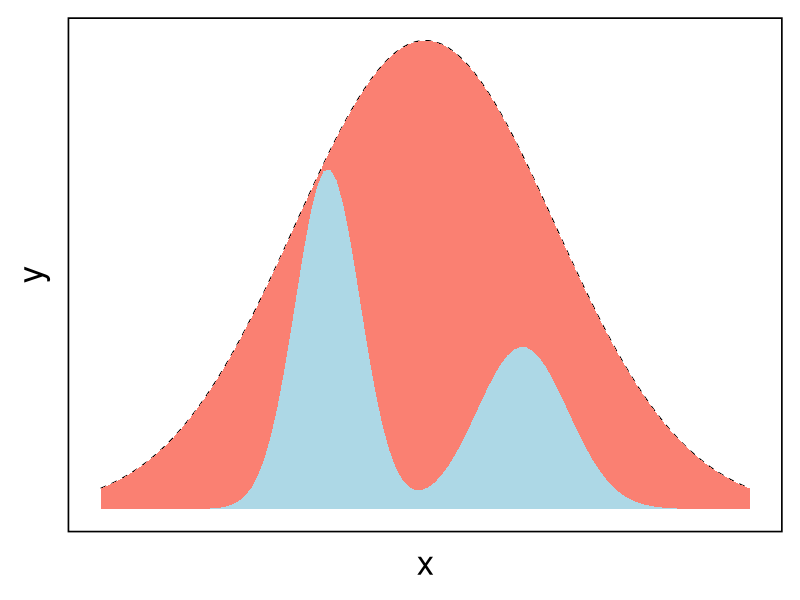
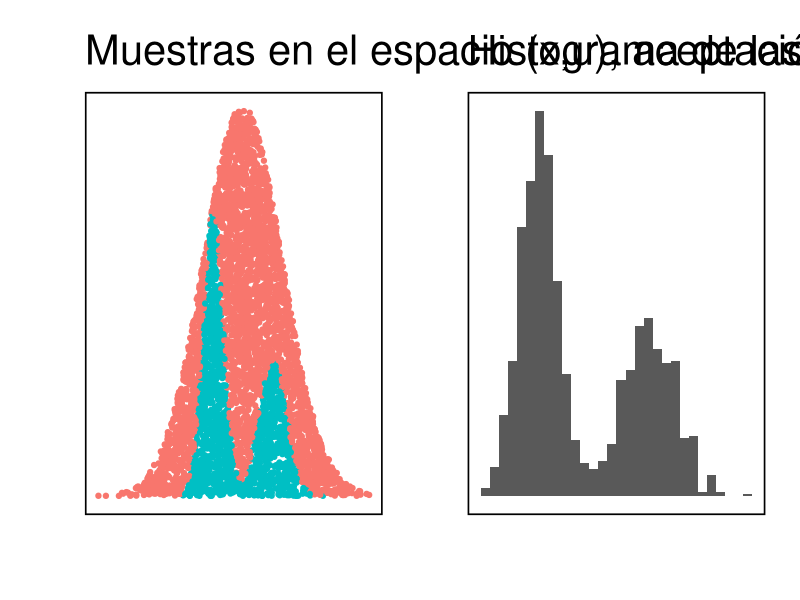
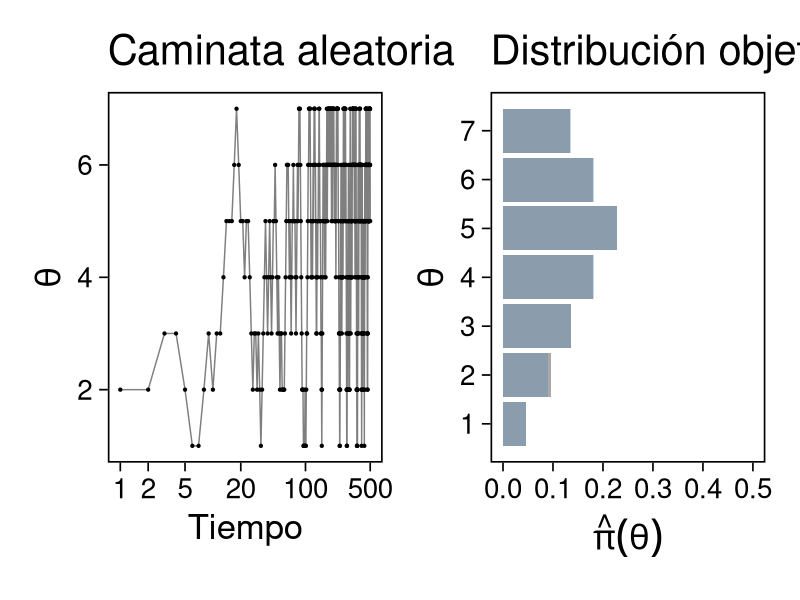
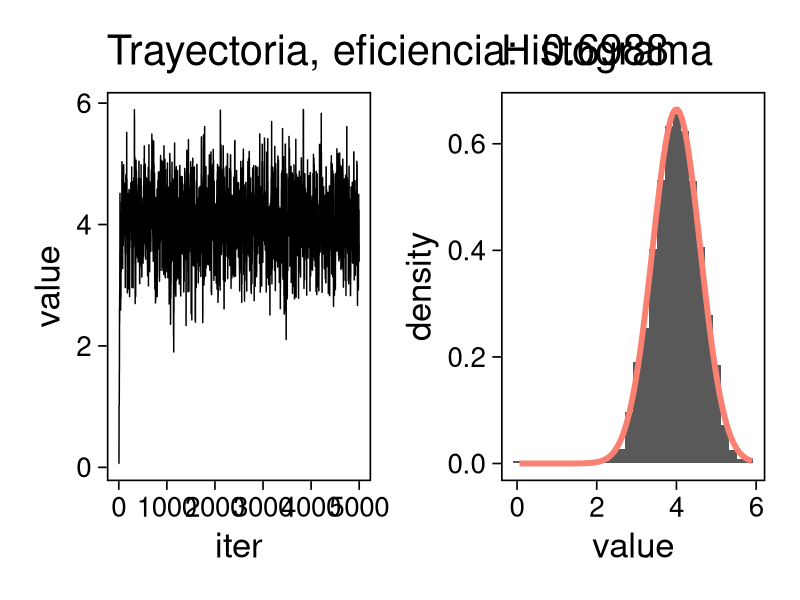
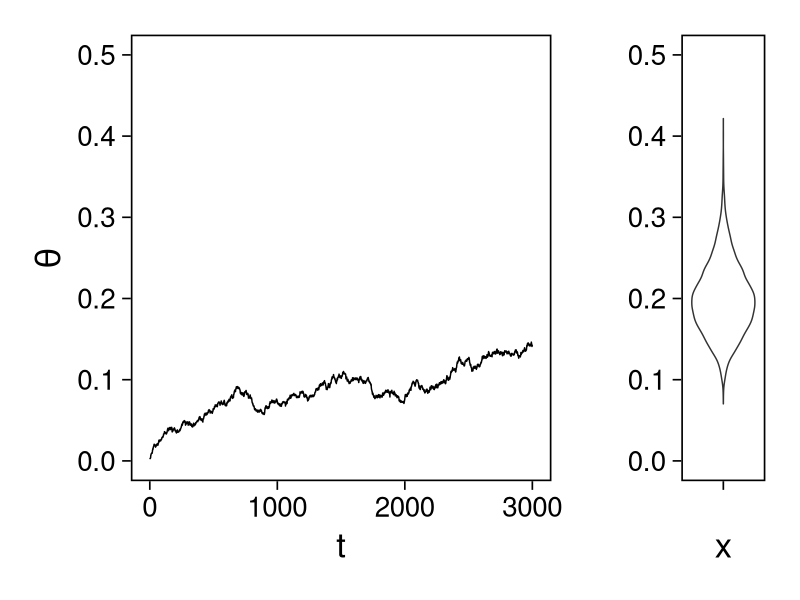
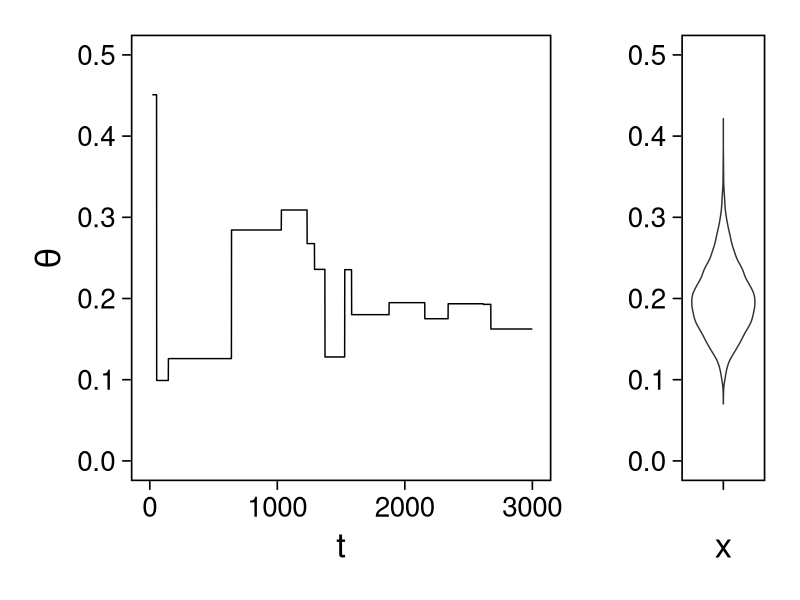
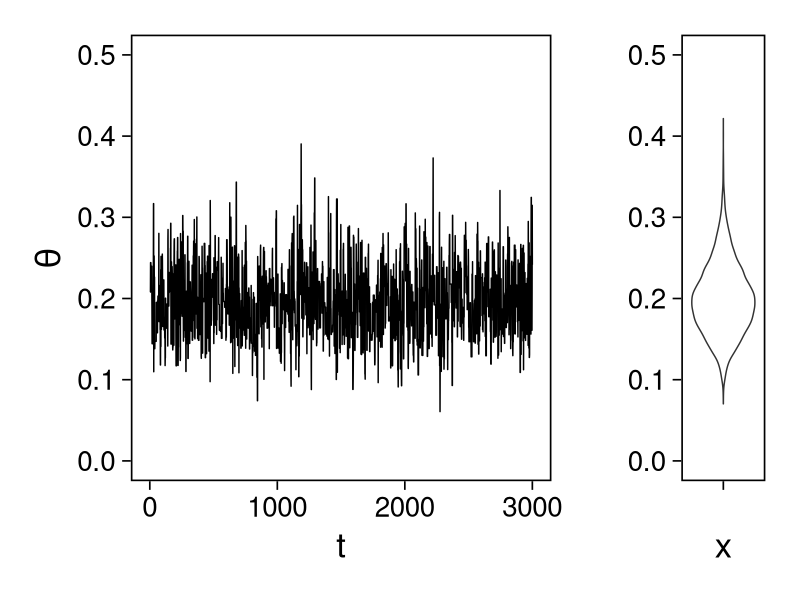
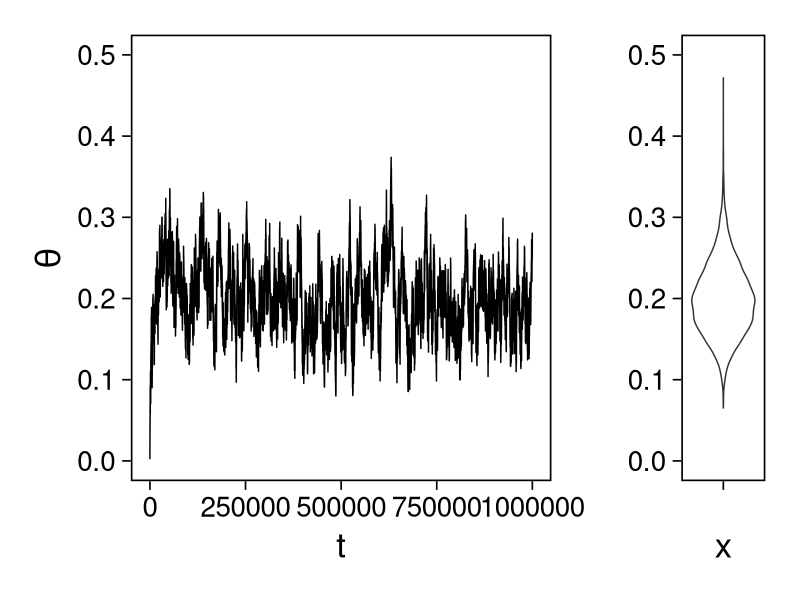

The R script that drew these images, in order:
## Setup --------------------------------------------
library(tidyverse)
library(patchwork)
library(scales)

## Cambia el default del tamaño de fuente 
theme_set(theme_linedraw(base_size = 25))

## Cambia el número de decimales para mostrar
options(digits = 4)
## Problemas con mi consola en Emacs
options(pillar.subtle = FALSE)
options(rlang_backtrace_on_error = "none")
options(crayon.enabled = FALSE)

## Para el tema de ggplot
sin_lineas <- theme(panel.grid.major = element_blank(),
                    panel.grid.minor = element_blank())
color.itam  <- c("#00362b","#004a3b", "#00503f", "#006953", "#008367", "#009c7b", "#00b68f", NA)

sin_leyenda <- theme(legend.position = "none")
sin_ejes <- theme(axis.ticks = element_blank(), axis.text = element_blank())

## Muestreo por aceptacion rechazo ---------------

crea_mezcla <- function(weights){
  function(x){
    weights$w1 * dnorm(x, mean = -1.5, sd = .5) +
      weights$w2 * dnorm(x, mean = 1.5, sd = .7)
  }
}

objetivo <- crea_mezcla(list(w1 = .6, w2 = .4))

tibble(x = seq(-5, 5, length.out = 100)) |>
  mutate(y = objetivo(x),
         aprox = 3.3 * dnorm(x, 0, sd = 2)) |>
  ggplot(aes(x,y)) +
  geom_area(fill = "lightblue") +
  geom_line(aes(x, aprox), lty = 2) +
  geom_ribbon(aes(ymin = y, ymax = aprox), fill = "salmon") + sin_lineas +
  sin_ejes

crea_mezcla <- function(weights){
  function(x){
    weights$w1 * dnorm(x, mean = -1.5, sd = .5) +
      weights$w2 * dnorm(x, mean = 1.5, sd = .7)
  }
}
objetivo <- crea_mezcla(list(w1 = .6, w2 = .4))
M        <- 3.3

library(R6)
ModeloNormal <-
  R6Class("ProbabilityModel",
          list(
            mean = NA,
            sd = NA,
            ## Inicializador
            initialize = function(mean = 0, sd = 1){
              self$mean = mean
              self$sd   = sd
            },
            ## Muestreador
            sample = function(n = 1){
              rnorm(n, self$mean, sd = self$sd)              
            },
            ## Evaluacion de densidad
            density = function(x, log = TRUE){
              dnorm(x, self$mean, sd = self$sd, log = log)
            }           
          ))

crea_rejection_sampling <- function(objetivo, aprox, M){
  function(niter){
    muestras <- matrix(nrow = niter, ncol = 3)
    for (ii in seq(1, niter)){
      propuesta <- aprox$sample()
      p <- objetivo(propuesta)
      g <- aprox$density(propuesta, log = FALSE)
      u <- runif(1)
      if (u < p/(M * g)) {  ## Aceptamos 
        muestras[ii, 1] <- 1
      } else {              ## Rechazamos 
        muestras[ii, 1] <- 0
      }
      muestras[ii, 2] <- propuesta
      muestras[ii, 3] <- u 
    }
    colnames(muestras) <- c("accept", "value", "auxiliar")
    muestras
  }
}

modelo.muestreo  <- ModeloNormal$new(mean = 0, sd = 2)
muestreo_rechazo <- crea_rejection_sampling(objetivo, modelo.muestreo, M)

muestras <- muestreo_rechazo(5000) |>
  as.tibble() |>
  mutate(density = modelo.muestreo$density(value, log = FALSE))

g1 <- muestras |>
  ggplot(aes(value, auxiliar * modelo.muestreo$density(value, log = FALSE))) +
  geom_point(aes(color = factor(accept))) + sin_lineas + sin_ejes + sin_leyenda +
  xlab("") + ylab("") +
  ggtitle(paste("Muestras en el espacio (x,u), aceptación: ", mean(muestras$accept)))

g2 <- muestras |>
  filter(accept == 1) |>
  ggplot(aes(value)) +
  geom_histogram() + 
  sin_lineas + sin_ejes + sin_leyenda +
  xlab("") + ylab("") +
  ggtitle("Histograma de las muestras generadas")

g1 + g2

## Caminata entre islas --------------------------
set.seed(1087)

islas <- tibble(islas = 1:7, pob = c(1,2,3,4,5,4,3))
camina_isla <- function(i){ # i: isla actual
  u_izq <- runif(1) # Lanzamos volado para ver si nos vamos izq o der. 
  v <- ifelse(u_izq < 0.5, i - 1, i + 1)  # Pedimos índice isla vecina. 
  if (v < 1 | v > 7) { # si estas en los extremos y el volado indica salir
    return(i)
  }
  u_cambio <- runif(1) # Moneda de aceptacion de cambio
  p_cambio = min(islas$pob[v]/islas$pob[i], 1)
  if (u_cambio < p_cambio) {
    return(v) # isla destino
  }
  else {
    return(i) # me quedo en la misma isla
  }
}

pasos <- 100000; iteraciones <- numeric(pasos)
iteraciones[1] <- sample(1:7, 1) # isla inicial
for (j in 2:pasos) {
    iteraciones[j] <- camina_isla(iteraciones[j - 1])
}
caminata <- tibble(paso = 1:pasos, isla = iteraciones)

plot_caminata <- ggplot(caminata[1:500, ], aes(x = paso, y = isla)) +
  geom_point(size = 0.8) +
  geom_path(alpha = 0.5) +
  labs(title = "Caminata aleatoria") +
  scale_x_continuous(trans = "log10", "Tiempo", breaks = c(1, 2, 5, 20, 100, 500)) +
  scale_y_continuous( expression(theta)) + sin_lineas
plot_dist <- ggplot(caminata, aes(x = isla)) +
  geom_bar(fill = "darkgray", aes(y = (..count..)/sum(..count..))) +
  geom_bar(data = islas |>  mutate(prop = pob/sum(pob)),
           aes(x = islas, y = prop), fill = "steelblue", alpha = .3, stat = "identity") + 
  scale_x_continuous(expression(theta), breaks = 1:10) +
  ylim(0,.5) + 
  labs(title = "Distribución objetivo (Histograma)", 
       y = expression(hat(pi)(theta))) + sin_lineas + coord_flip()
plot_caminata + plot_dist

## Caminata en espacio continuo ------------------------

ModeloUniforme <-
  R6Class("ProbabilityModel",
          list(
            a = NA,
            b = NA, 
            initialize = function(a = 0, b = 1){
              self$a = a
              self$b = b
            }, 
            sample = function(n = 1){
              runif(n, self$a, self$b)              
            },
            density = function(x, log = TRUE){
              dunif(x, self$a, self$b, log = log)
            }           
          ))

crea_cadena_markov <- function(objetivo, muestreo){
  function(niter){
    muestras <- matrix(nrow = niter, ncol = 2)
    ## Empezamos en algun lugar
    estado   <- muestreo$sample()
    muestras[1,1] <- 1
    muestras[1,2] <- estado
    for (ii in 2:niter){
      ## Generamos un candidato (caminata aleatoria)
      propuesta   <- estado + muestreo$sample()
      p_propuesta <- objetivo$density(propuesta, log = FALSE)
      p_estado    <- objetivo$density(estado, log = FALSE)
      ## Evaluamos probabilidad de aceptar
      if (runif(1) < p_propuesta/p_estado) {
        muestras[ii, 1] <- 1 ## Aceptamos
        muestras[ii, 2] <- propuesta
      } else {
        muestras[ii, 1] <- 0 ## Rechazamos
        muestras[ii, 2] <- estado
      }
      estado <- muestras[ii, 2]
    }
    colnames(muestras) <- c("accept", "value")
    muestras
  }
}

objetivo <- ModeloNormal$new(mean = 4, sd = .6)
muestreo <- ModeloUniforme$new(a = -1, b = 1)

mcmc <- crea_cadena_markov(objetivo, muestreo)
muestras <- mcmc(5000)

g1 <- muestras |>
  as.tibble() |>
  mutate(iter = 1:n()) |>
  ggplot(aes(iter, value)) +
  geom_line() + sin_lineas + 
  ggtitle(paste("Trayectoria, eficiencia: ", mean(muestras[,1])))

g2 <- muestras |>
  as.tibble() |>
  ggplot(aes(value)) +
  geom_histogram(aes(y = ..density..)) +
  stat_function(fun = objetivo$density,
                args = list(log = FALSE),
                color = "salmon",
                size = 2) + sin_lineas + 
  ggtitle("Histograma")

g1 + g2

## Implementacion Metropolis Hastings -----------------------
ModeloGamma <-
  R6Class("ProbabilityModel",
          list(
            shape = NA,
            rate  = NA, 
            initialize = function(a = 0, b = 1){
              self$shape = a
              self$rate  = b
            }, 
            sample = function(n = 1){
              rgamma(n, shape = self$shape, rate = self$rate)              
            },
            density = function(x, log = TRUE){
              dgamma(x, shape = self$shape, rate = self$rate, log = log)
            }           
          ))

### Muestreador Metropolis-Hastings -------------------------
crea_metropolis_hastings <- function(objetivo, muestreo){
  ## Este muestreador aprovecha la simetría de la propuesta 
  function(niter){
    ## Empezamos en algun lugar
    estado <- muestreo$sample()
    ndim <- length(estado) 
    muestras <- matrix(nrow = niter, ncol = ndim + 1)      
    muestras[1,2:(ndim+1)] <- estado
    muestras[1,1] <- 1
    for (ii in 2:niter){
      propuesta   <- estado + muestreo$sample()
      log_pi_propuesta <- objetivo$density(propuesta)
      log_pi_estado    <- objetivo$density(estado)
      log_alpha <- log_pi_propuesta - log_pi_estado

      if (log(runif(1)) < log_alpha) {
        muestras[ii, 1] <- 1 ## Aceptamos
        muestras[ii, 2:(ndim+1)] <- propuesta
      } else {
        muestras[ii, 1] <- 0 ## Rechazamos
        muestras[ii, 2:(ndim+1)] <- estado
      }
      estado <- muestras[ii, 2:(ndim+1)]
    }
    if (ndim == 1) {colnames(muestras) <- c("accept", "value")}
    muestras
  }
}

set.seed(108727)
objetivo <- ModeloGamma$new(a = 20, b = 100)
muestreo <- ModeloNormal$new(sd = 0.001)
mcmc_chico <- crea_metropolis_hastings(objetivo, muestreo)

g1 <- mcmc_chico(3000) |>
  as.tibble() |>
  mutate(t = 1:n()) |>
  ggplot(aes(t, value)) +
  geom_line() + sin_lineas + ylab(expression(theta)) +
  ylim(0, 0.5)

g2 <- tibble(x = rgamma(10000, 20, 100)) |>
  ggplot(aes(y = x, x = "")) +
  geom_violin() +
  ylab("") + sin_lineas +
  ylim(0, 0.5)

g1 + g2 + plot_layout(widths = c(5, 1))

set.seed(108727)
muestreo <- ModeloNormal$new(sd = 20)
mcmc_grande <- crea_metropolis_hastings(objetivo, muestreo)

g1 <- mcmc_grande(3000) |>
  as.tibble() |>
  mutate(t = 1:n()) |>
  ggplot(aes(t, value)) +
  geom_line() + sin_lineas + ylab(expression(theta)) +
  ylim(0, 0.5)

g2 <- tibble(x = rgamma(10000, 20, 100)) |>
  ggplot(aes(y = x, x = "")) +
  geom_violin() +
  ylab("") + sin_lineas +
  ylim(0, 0.5)

g1 + g2 + plot_layout(widths = c(5, 1))

set.seed(108727)
muestreo <- ModeloNormal$new(sd = 0.1)
mcmc_justo <- crea_metropolis_hastings(objetivo, muestreo)

g1 <- mcmc_justo(3000) |>
  as.tibble() |>
  mutate(t = 1:n()) |>
  ggplot(aes(t, value)) +
  geom_line() + sin_lineas + ylab(expression(theta)) +
  ylim(0, 0.5)

g2 <- tibble(x = rgamma(10000, 20, 100)) |>
  ggplot(aes(y = x, x = "")) +
  geom_violin() +
  ylab("") + sin_lineas +
  ylim(0, 0.5)

g1 + g2 + plot_layout(widths = c(5, 1))

tibble(configuracion = c("Paso chico", "Paso grande", "Paso justo"), 
       cadena   = c(mcmc_chico, mcmc_grande, mcmc_justo)) |>
  mutate(muestras = map(cadena, function(x) {
    set.seed(108727)
    x(3000) |>
      as.tibble()
  })) |>
  unnest(muestras) |>
  group_by(configuracion) |>
  summarise(media = mean(value),
            tasa.aceptacion = mean(accept)) |>
  rbind(tibble(configuracion = "Teorica",
               media = objetivo$shape/objetivo$rate,
               tasa.aceptacion = NA))

set.seed(108727)

g1 <- mcmc_chico(1000000) |>
  as.tibble() |>
  mutate(t = 1:n()) |>
  ggplot(aes(t, value)) +
  geom_line() + sin_lineas + ylab(expression(theta)) +
  ylim(0, 0.5)

g2 <- tibble(x = rgamma(10000, 20, 100)) |>
  ggplot(aes(y = x, x = "")) +
  geom_violin() +
  ylab("") + sin_lineas +
  ylim(0, 0.5)

g1 + g2 + plot_layout(widths = c(5, 1))

## En mas dimensiones -------------------------------

library(mvtnorm)
ModeloNormalMultivariado <-
  R6Class("ProbabilityModel",
          list(
            mean = NA,
            cov  = NA, 
            initialize = function(mu = 0, sigma = 1){
              self$mean = mu
              self$cov  = sigma |> as.matrix()
            }, 
            sample = function(n = 1){
              rmvnorm(n, mean = self$mean, sigma = self$cov)              
            },
            density = function(x, log = TRUE){
              dmvnorm(x, self$mean, self$cov, log = log)              
            }           
          ))

mu <- c(1, 2)
Sigma <- matrix(c(1, .75, .75, 1), nrow = 2)
objetivo <- ModeloNormalMultivariado$new(mu, Sigma)


genera_experimento <- function(sigma){
  muestreo <- ModeloNormalMultivariado$new(c(0,0),
                                           sigma * diag(c(1,1)))
  set.seed(10)
  mcmc_multi <- crea_metropolis_hastings(objetivo, muestreo)
  mcmc_multi(50) |>
    as.tibble()
}

set.seed(108727)
## Para dibujar las curvas de nivel - distribucion objetivo 
plot.grid <- expand_grid(x = seq(-2,5, by = 7/99), y = seq(-1,5, by = 6/99))
plot.grid <- plot.grid %>% 
  mutate(density.target = dmvnorm(plot.grid, mean = mu, sigma = Sigma))
plot.breaks.target <- plot.grid %>% 
  summarise(breaks = quantile(density.target, probs = c(.67, .90, .99, 1))) %>% 
  pull(breaks)

## Caminatas aleatorias 
muestras.normal <- tibble(sigma = c(.1, .75, 2.33/sqrt(2), 5)) |>
   mutate(muestras = map(sigma, genera_experimento)) |>
   unnest(muestras)

## Para dibujar las curvas de nivel - distribucion propuesta
contours.proposal <- muestras.normal |>
  filter(sigma == 2.33/sqrt(2)) |>
  slice(1,3,7) |> mutate(id = 1:3) |>
  nest(location = c(V2, V3)) |>
  mutate(density.proposal = map(location,
         function(x){
           dmvnorm(plot.grid |> select(x,y),
                   mean = as.matrix(x),
                   sigma = 1.65 * diag(c(1,1)))
         }),
         coords = list(plot.grid |> select(x,y))) |>
  mutate(breaks.proposal = map(density.proposal, quantile, probs = c(.67,.90,.99)))

contours.proposal |>
  unnest(location, density.proposal, coords) |> 
  ggplot(aes(x, y, z = density.proposal)) +
  geom_contour_filled(bins = 4) + scale_fill_brewer(palette = "Purples") + 
  geom_point(data = contours.proposal |> unnest(location),
             aes(V2, V3), shape = 19, size = 10) +
  geom_contour(data = plot.grid, aes(x,y,z = density.target),
               breaks = plot.breaks.target, color = "black") +
  xlab(expression(x[1])) + ylab(expression(x[2])) + 
  facet_wrap(~id) + sin_lineas + coord_equal() + sin_leyenda

contours.proposal |>
  mutate(denominator = map(location, objetivo$density),
         numerator   = map(coords  , objetivo$density)) |>
  unnest(numerator, denominator) |>
  mutate(metropolis.hastings = ifelse(exp(numerator-denominator) < 1,
                                      exp(numerator-denominator), 1.00),
         contours.proposal |> unnest(coords) |> select(x,y),
         contours.proposal |> unnest(density.proposal),
         alpha = metropolis.hastings * density.proposal) |>
  ggplot(aes(x, y, z = log(metropolis.hastings + 1))) +
  geom_contour_filled(bins = 7) +
  scale_fill_brewer(palette = "Purples", direction = 1) +
  facet_wrap(~id) + sin_lineas + coord_equal() + sin_leyenda + 
  geom_point(data = contours.proposal |> unnest(location),
             aes(V2, V3), inherit.aes = FALSE, shape = 19, size = 10) +
  xlab(expression(x[1])) + ylab(expression(x[2]))

contours.proposal |>
  mutate(denominator = map(location, objetivo$density),
         numerator   = map(coords  , objetivo$density)) |>
  unnest(numerator, denominator) |>
  mutate(metropolis.hastings = ifelse(exp(numerator-denominator) < 1,
                                      exp(numerator-denominator), 1.00),
         contours.proposal |> unnest(coords) |> select(x,y),
         contours.proposal |> unnest(density.proposal),
         alpha = metropolis.hastings * density.proposal) |>
  ggplot(aes(x, y, z = alpha)) +
  geom_contour_filled(bins = 5) +
  scale_fill_brewer(palette = "Purples") +
  facet_wrap(~id) + sin_lineas + coord_equal() + sin_leyenda + 
  geom_point(data = contours.proposal |> unnest(location),
             aes(V2, V3), inherit.aes = FALSE, shape = 19, size = 10) +
  xlab(expression(x[1])) + ylab(expression(x[2]))

## Caminatas aleatorias 
muestras.normal |>
  ggplot(aes(x = V2, y = V3)) +
  geom_contour_filled(data = plot.grid, aes(x,y,z = density.target),
               breaks = plot.breaks.target) +
  scale_fill_brewer(palette = "Reds") + 
  geom_path() + geom_point() + 
  facet_wrap(~round(sigma,2), nrow = 1) + 
  xlab(expression(x[1])) + ylab(expression(x[2])) + 
  sin_lineas + coord_equal() + sin_leyenda
